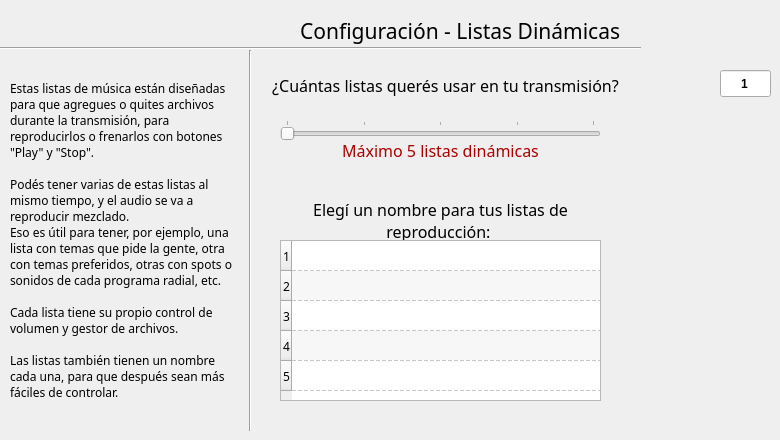
  <widget class="QWizardPage" name="PaginaConfiguracionPlaylistDinamico">
   <property name="title">
    <string/>
   </property>
   <property name="subTitle">
    <string/>
   </property>
   <widget class="QLabel" name="LabelDescripcionListaDinamica">
    <property name="geometry">
     <rect>
      <x>10</x>
      <y>50</y>
      <width>231</width>
      <height>381</height>
     </rect>
    </property>
    <property name="font">
     <font>
      <family>Freak Turbulence BRK</family>
      <pointsize>9</pointsize>
      <weight>50</weight>
      <bold>false</bold>
     </font>
    </property>
    <property name="text">
     <string>Estas listas de música están diseñadas para que agregues o quites archivos durante la transmisión, para reproducirlos o frenarlos con botones &quot;Play&quot; y &quot;Stop&quot;.

Podés tener varias de estas listas al mismo tiempo, y el audio se va a reproducir mezclado.
Eso es útil para tener, por ejemplo, una lista con temas que pide la gente, otra con temas preferidos, otras con spots o sonidos de cada programa radial, etc.

Cada lista tiene su propio control de volumen y gestor de archivos.

Las listas también tienen un nombre cada una, para que después sean más fáciles de controlar.</string>
    </property>
    <property name="wordWrap">
     <bool>true</bool>
    </property>
   </widget>
   <widget class="QLabel" name="LabelCuantasListasDinamicas">
    <property name="geometry">
     <rect>
      <x>250</x>
      <y>70</y>
      <width>391</width>
      <height>31</height>
     </rect>
    </property>
    <property name="font">
     <font>
      <family>Jura</family>
      <pointsize>12</pointsize>
     </font>
    </property>
    <property name="text">
     <string>¿Cuántas listas querés usar en tu transmisión?</string>
    </property>
    <property name="alignment">
     <set>Qt::AlignCenter</set>
    </property>
   </widget>
   <widget class="Line" name="line_6">
    <property name="geometry">
     <rect>
      <x>240</x>
      <y>50</y>
      <width>20</width>
      <height>381</height>
     </rect>
    </property>
    <property name="orientation">
     <enum>Qt::Vertical</enum>
    </property>
   </widget>
   <widget class="QSlider" name="horizontalSlider">
    <property name="geometry">
     <rect>
      <x>280</x>
      <y>120</y>
      <width>321</width>
      <height>20</height>
     </rect>
    </property>
    <property name="minimum">
     <number>1</number>
    </property>
    <property name="maximum">
     <number>5</number>
    </property>
    <property name="pageStep">
     <number>1</number>
    </property>
    <property name="orientation">
     <enum>Qt::Horizontal</enum>
    </property>
    <property name="tickPosition">
     <enum>QSlider::TicksAbove</enum>
    </property>
    <property name="tickInterval">
     <number>1</number>
    </property>
   </widget>
   <widget class="QLineEdit" name="TextCantidadListasDinamicas">
    <property name="enabled">
     <bool>true</bool>
    </property>
    <property name="geometry">
     <rect>
      <x>720</x>
      <y>70</y>
      <width>51</width>
      <height>27</height>
     </rect>
    </property>
    <property name="font">
     <font>
      <weight>75</weight>
      <bold>true</bold>
     </font>
    </property>
    <property name="inputMethodHints">
     <set>Qt::ImhDigitsOnly</set>
    </property>
    <property name="text">
     <string>1</string>
    </property>
    <property name="alignment">
     <set>Qt::AlignCenter</set>
    </property>
    <property name="readOnly">
     <bool>true</bool>
    </property>
   </widget>
   <widget class="QLabel" name="LabelDescripcionesListasDinamicas">
    <property name="geometry">
     <rect>
      <x>280</x>
      <y>200</y>
      <width>321</width>
      <height>41</height>
     </rect>
    </property>
    <property name="font">
     <font>
      <family>Jura</family>
      <pointsize>12</pointsize>
     </font>
    </property>
    <property name="text">
     <string>Elegí un nombre para tus listas de reproducción: </string>
    </property>
    <property name="alignment">
     <set>Qt::AlignCenter</set>
    </property>
    <property name="wordWrap">
     <bool>true</bool>
    </property>
   </widget>
   <widget class="QTableWidget" name="TablaNombresListasDinamicas">
    <property name="geometry">
     <rect>
      <x>280</x>
      <y>240</y>
      <width>321</width>
      <height>161</height>
     </rect>
    </property>
    <property name="font">
     <font>
      <family>Jura</family>
     </font>
    </property>
    <property name="frameShape">
     <enum>QFrame::StyledPanel</enum>
    </property>
    <property name="frameShadow">
     <enum>QFrame::Sunken</enum>
    </property>
    <property name="lineWidth">
     <number>1</number>
    </property>
    <property name="midLineWidth">
     <number>0</number>
    </property>
    <property name="editTriggers">
     <set>QAbstractItemView::AllEditTriggers</set>
    </property>
    <property name="dragEnabled">
     <bool>false</bool>
    </property>
    <property name="dragDropOverwriteMode">
     <bool>false</bool>
    </property>
    <property name="alternatingRowColors">
     <bool>true</bool>
    </property>
    <property name="selectionMode">
     <enum>QAbstractItemView::SingleSelection</enum>
    </property>
    <property name="selectionBehavior">
     <enum>QAbstractItemView::SelectRows</enum>
    </property>
    <property name="iconSize">
     <size>
      <width>0</width>
      <height>0</height>
     </size>
    </property>
    <property name="gridStyle">
     <enum>Qt::DashLine</enum>
    </property>
    <property name="wordWrap">
     <bool>false</bool>
    </property>
    <property name="rowCount">
     <number>5</number>
    </property>
    <property name="columnCount">
     <number>1</number>
    </property>
    <attribute name="horizontalHeaderVisible">
     <bool>false</bool>
    </attribute>
    <attribute name="horizontalHeaderDefaultSectionSize">
     <number>500</number>
    </attribute>
    <attribute name="verticalHeaderDefaultSectionSize">
     <number>30</number>
    </attribute>
    <attribute name="verticalHeaderMinimumSectionSize">
     <number>21</number>
    </attribute>
    <attribute name="verticalHeaderShowSortIndicator" stdset="0">
     <bool>false</bool>
    </attribute>
    <row/>
    <row/>
    <row/>
    <row/>
    <row/>
    <column/>
   </widget>
   <widget class="QLabel" name="label">
    <property name="geometry">
     <rect>
      <x>280</x>
      <y>140</y>
      <width>321</width>
      <height>20</height>
     </rect>
    </property>
    <property name="palette">
     <palette>
      <active>
       <colorrole role="WindowText">
        <brush brushstyle="SolidPattern">
         <color alpha="255">
          <red>170</red>
          <green>0</green>
          <blue>0</blue>
         </color>
        </brush>
       </colorrole>
      </active>
      <inactive>
       <colorrole role="WindowText">
        <brush brushstyle="SolidPattern">
         <color alpha="255">
          <red>170</red>
          <green>0</green>
          <blue>0</blue>
         </color>
        </brush>
       </colorrole>
      </inactive>
      <disabled>
       <colorrole role="WindowText">
        <brush brushstyle="SolidPattern">
         <color alpha="255">
          <red>121</red>
          <green>119</green>
          <blue>115</blue>
         </color>
        </brush>
       </colorrole>
      </disabled>
     </palette>
    </property>
    <property name="font">
     <font>
      <family>Jura</family>
      <pointsize>12</pointsize>
     </font>
    </property>
    <property name="text">
     <string>Máximo 5 listas dinámicas</string>
    </property>
    <property name="alignment">
     <set>Qt::AlignCenter</set>
    </property>
   </widget>
   <widget class="Line" name="line_12">
    <property name="geometry">
     <rect>
      <x>0</x>
      <y>40</y>
      <width>641</width>
      <height>16</height>
     </rect>
    </property>
    <property name="orientation">
     <enum>Qt::Horizontal</enum>
    </property>
   </widget>
   <widget class="QLabel" name="label_15">
    <property name="geometry">
     <rect>
      <x>0</x>
      <y>10</y>
      <width>631</width>
      <height>41</height>
     </rect>
    </property>
    <property name="font">
     <font>
      <family>Freak Turbulence BRK</family>
      <pointsize>16</pointsize>
     </font>
    </property>
    <property name="layoutDirection">
     <enum>Qt::LeftToRight</enum>
    </property>
    <property name="text">
     <string>Configuración - Listas Dinámicas  </string>
    </property>
    <property name="alignment">
     <set>Qt::AlignRight|Qt::AlignTrailing|Qt::AlignVCenter</set>
    </property>
   </widget>
  </widget>
